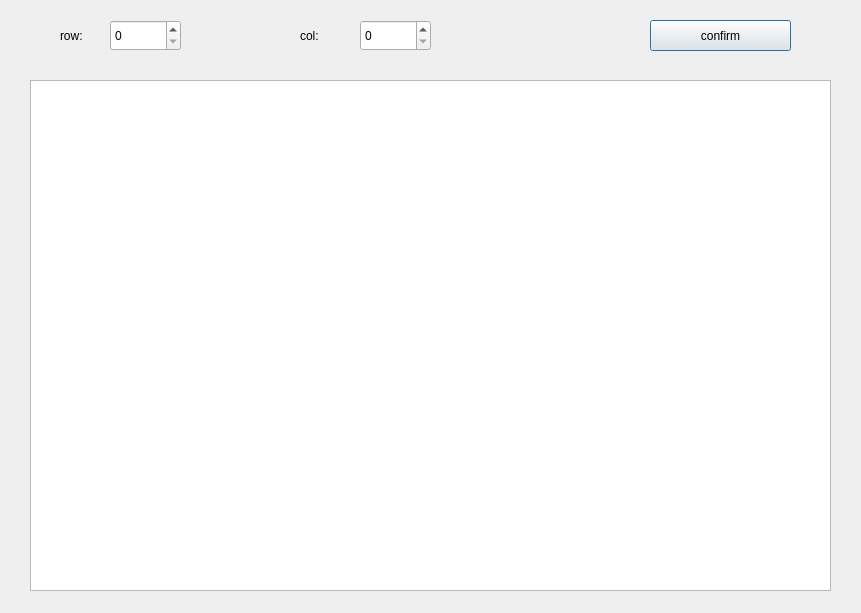
<?xml version="1.0" encoding="UTF-8"?>
<ui version="4.0">
 <class>inputseDialog</class>
 <widget class="QDialog" name="inputseDialog">
  <property name="geometry">
   <rect>
    <x>0</x>
    <y>0</y>
    <width>861</width>
    <height>613</height>
   </rect>
  </property>
  <property name="windowTitle">
   <string>Dialog</string>
  </property>
  <widget class="QTableWidget" name="tableWidget">
   <property name="geometry">
    <rect>
     <x>30</x>
     <y>80</y>
     <width>801</width>
     <height>511</height>
    </rect>
   </property>
  </widget>
  <widget class="QLabel" name="label">
   <property name="geometry">
    <rect>
     <x>60</x>
     <y>30</y>
     <width>50</width>
     <height>11</height>
    </rect>
   </property>
   <property name="text">
    <string>row:</string>
   </property>
  </widget>
  <widget class="QSpinBox" name="rowspinBox">
   <property name="geometry">
    <rect>
     <x>110</x>
     <y>20</y>
     <width>71</width>
     <height>31</height>
    </rect>
   </property>
  </widget>
  <widget class="QLabel" name="label_2">
   <property name="geometry">
    <rect>
     <x>300</x>
     <y>30</y>
     <width>50</width>
     <height>11</height>
    </rect>
   </property>
   <property name="text">
    <string>col:</string>
   </property>
  </widget>
  <widget class="QSpinBox" name="colspinBox">
   <property name="geometry">
    <rect>
     <x>360</x>
     <y>20</y>
     <width>71</width>
     <height>31</height>
    </rect>
   </property>
  </widget>
  <widget class="QPushButton" name="confirmButton">
   <property name="geometry">
    <rect>
     <x>650</x>
     <y>20</y>
     <width>141</width>
     <height>31</height>
    </rect>
   </property>
   <property name="text">
    <string>confirm</string>
   </property>
  </widget>
 </widget>
 <resources/>
 <connections/>
</ui>
